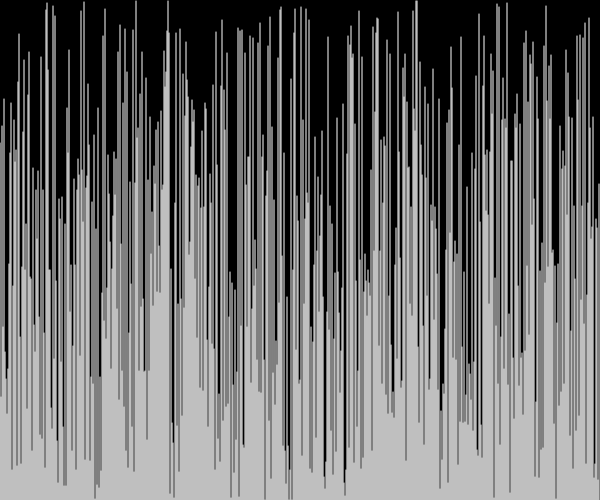
Frame 1 (no input)
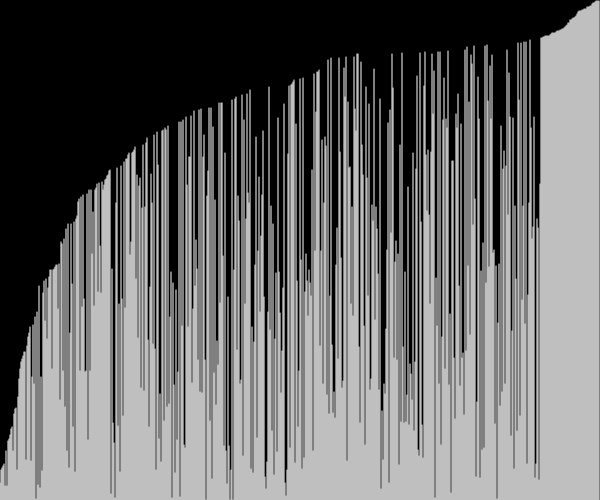
Frame 60 (no input)
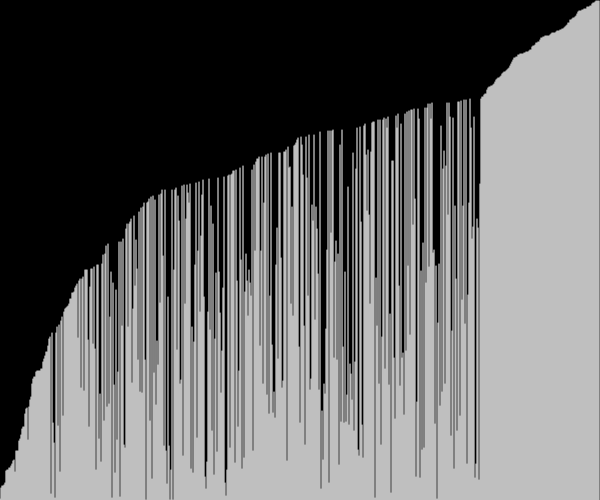
Frame 120 (the mouse pressed at the canvas centre since frame 60)

The p5.js sketch that drew these frames (run headless with seeded random() and noise() and a simulated clock; from frame 60 on, the mouse is pressed at the canvas centre):

// p5.js sketch
// ── sketch.js
lines = [];

function setup() {
  createCanvas(600, 500);
  for (let index = 0; index < width; index++) {
    lines.push(index);
    //console.log(lines[index]);
  }
  for (let index = 0; index < lines.length; index++) {
    lines[index] = random(height) | 0;
    //console.log(lines[index]);
  }
}

function draw() {
  background(0);
  for (let index = 0; index < lines.length; index++) {
    stroke(255)
    line(index, height, index, height - lines[index]);  
  }
  var i = -1

  if (i <= lines.length) {
    i++
    for (let j = 0, index = 0; j < lines.length-i-1; j++, index++) {
      let a = lines[j]
      let b = lines[j+1]

      if (a > b) {    
        let temp = lines[j];
        lines[j] = lines[j+1];
        lines[j+1] = temp;
        //console.log(lines);
      }
    }
  }
}
